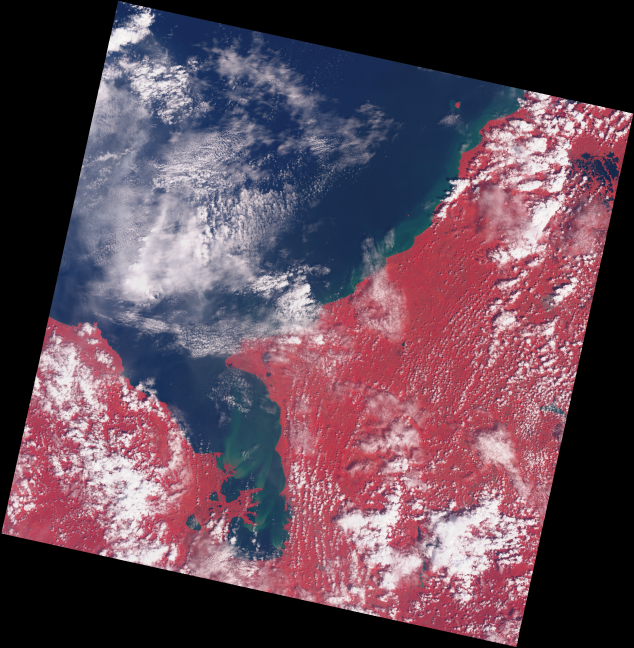
#> input picture nir-green-ublue-composite.png, 1268 x 1295 px (shown at 1/2 size); its folder holds only this picture in this run
$ python -i example.py   (imports and definitions only)
#> lines starting #> are read from the running program, lines starting #| are printed output that depends on the picture
#> further down, picture is the input picture: shape (1295, 1268, 3); mean B, G, R 86.4, 72.7, 97.4
#********************************** Cargar Librerías ****************************************
from multispectral import Multispectral
import matplotlib.pyplot as plt
import matplotlib.image as image
import numpy as np

#******************************* Funciones Útiles *****************************************

# Guardar una imagen PNG
def saveImagePng(img, filePath, cmap=None):
    image.imsave(filePath, img, cmap=cmap)

# Muestra una imagen RGB
def plotImageRgb(rgb, title):
    plt.figure()
    plt.title(title)
    plt.imshow(rgb)

# Muestra una imagen a escala de grises
def plotImageGray(gray, title):
    plt.figure()
    plt.title(title)
    plt.imshow(gray, cmap="gray")

# Muestra la distribución de la intensidad de los colores
def plotImageDist(rgb):
    plt.figure()
    plt.xlabel('Intensidad del Color')
    plt.title('Distribución de Intensidad del Color')
    r, g, b = rgb[:,:,0], rgb[:,:,1], rgb[:,:,2],
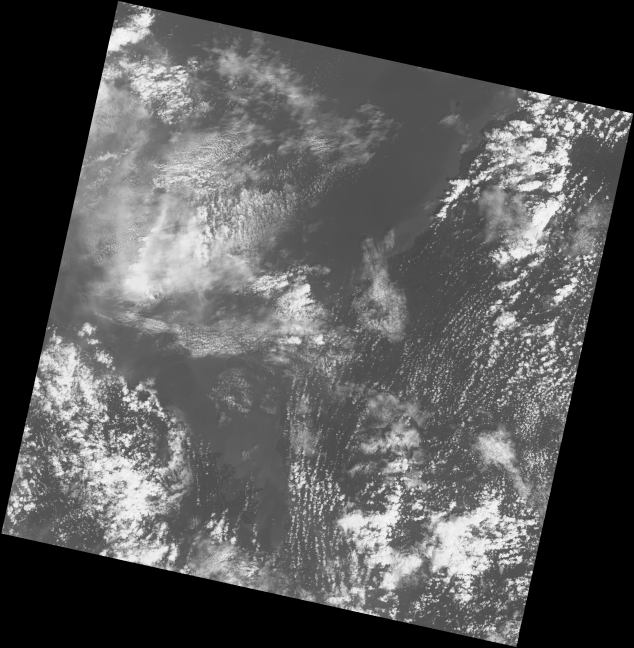
#> r: shape (1295, 1268) (shown at 1/2 size); min 0, max 250, mean 86.4
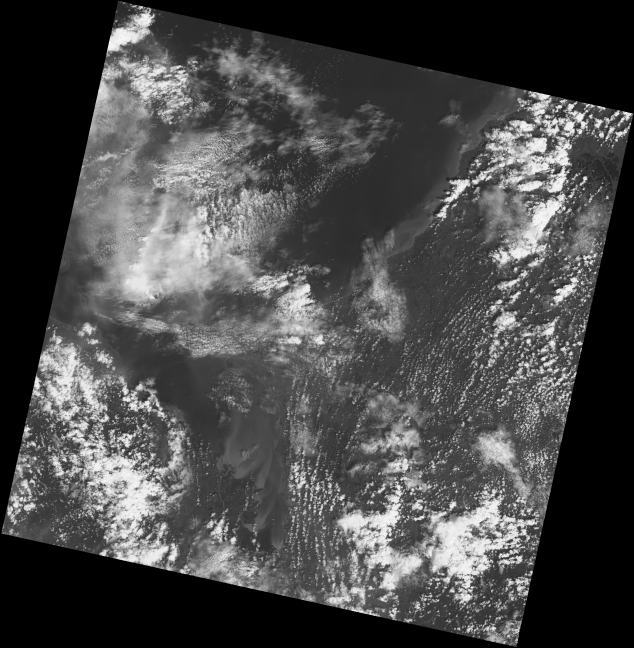
#> g: shape (1295, 1268) (shown at 1/2 size); min 0, max 250, mean 72.7
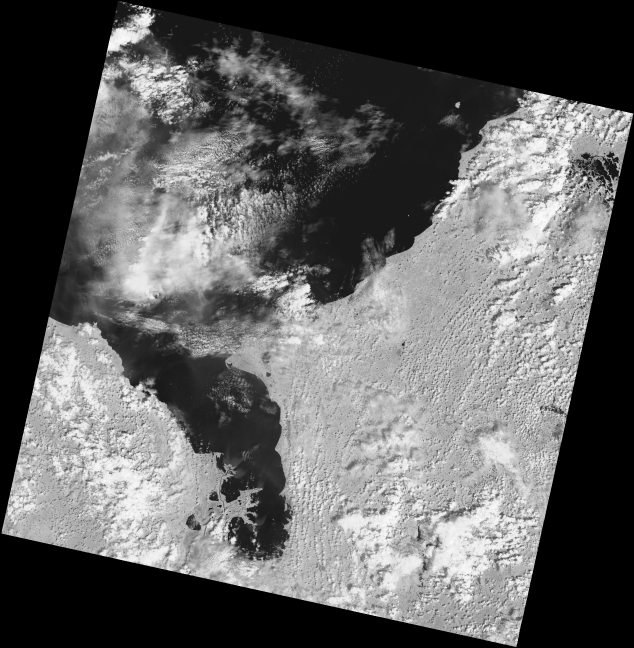
#> b: shape (1295, 1268) (shown at 1/2 size); min 0, max 255, mean 97.4
    r_hist, interv = np.histogram(r[r > 0] ,100)
#> r_hist = 100 values, max 86214 at index 32, min 17 at index 99, mean 11534.7; interv = 101 values from 1 to 250
    g_hist = np.histogram(g[g > 0] ,100)[0]
#> g_hist = 100 values, max 53148 at index 24, min 43 at index 99, mean 11534.8
    b_hist = np.histogram(b[b > 0] ,100)[0]
#> b_hist = 100 values, max 102885 at index 9, min 33 at index 99, mean 11534.6
    plt.plot(interv[:-1], r_hist/rgb.size, color='r')
    plt.plot(interv[:-1], g_hist/rgb.size, color='g')
    plt.plot(interv[:-1], b_hist/rgb.size, color='b')

# Muestra la banda pancromatica a escala de grises
def plotPAN(img):
    plt.figure()
    plt.title('Banda Pancromatica')
    plt.imshow(Multispectral.color(img.pan()), cmap='gray')


#************************* Programa de Ejemplo de Uso de Multispectral *******************

# Trabajar con dimensiones 6 veces menores a la original
Multispectral.resizeFactor = 6

# Trabajar con imágenes Originales
#Multispectral.idealShape = None

# Habilitar Cache
Multispectral.cache = True

# Habilitar modo informativo (Imprime los procedimientos que ejecuta)
Multispectral.verbose = True

# Rutas a las imágenes a cargar
imagesPaths = [
    './landsat-imagery/LC08_L1TP_010054_20181025_20181025_01_RT.landsat8',
    './landsat-imagery/LC080090562017121801T1-SC20181005111414.landsat8',
    './landsat-imagery/LC080090562018083101T1-SC20181005124650.landsat8',
    './sentinel-imagery/IMG_DATA_A017368_20181019T153616.sentinel2',
    './sentinel-imagery/IMG_DATA_A004055_201715T152714.sentinel2',
    './sentinel-imagery/IMG_DATA_A013035_20171220T153107.sentinel2',
    './sentinel-imagery/IMG_DATA_A010747_20170713T153113.sentinel2',
    './sentinel-imagery/IMG_DATA_A004055_201715T152714.sentinel2',
]

# Cargar Imágenes con Multispectral
images = []
# [6 lines not run here, left out]

# Composición con NIR, Green y Ultra Blue
# [1 line that did not run here, left out]
# [1 line that did not run here, left out]
# [1 line that did not run here, left out]
# [2 lines not run here, left out]


# Banda Pancromática a escala de grises
# [1 line that did not run here, left out]
# [2 lines not run here, left out]

# Imprimir Información
# [1 line that did not run here, left out]
# [4 lines not run here, left out]


# Bandas Individuales a escala de grises
# [1 line that did not run here, left out]
# [1 line that did not run here, left out]
# [1 line not run here, left out]

# [1 line that did not run here, left out]
# [1 line that did not run here, left out]
# [4 lines not run here, left out]

>>> import cv2
>>> picture = cv2.imread('nir-green-ublue-composite.png')
>>> result = plotImageDist(picture)
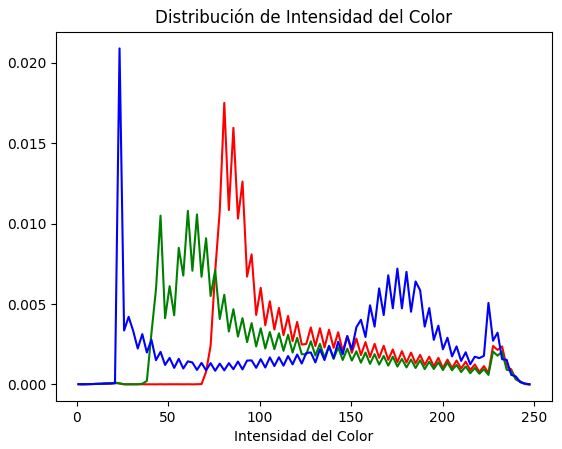
#> figure drawn by matplotlib, 1 panel; curve peaks at x = 80.68, y = 0.0175; curve peaks at x = 60.76, y = 0.0108; curve peaks at x = 23.41, y = 0.0209
